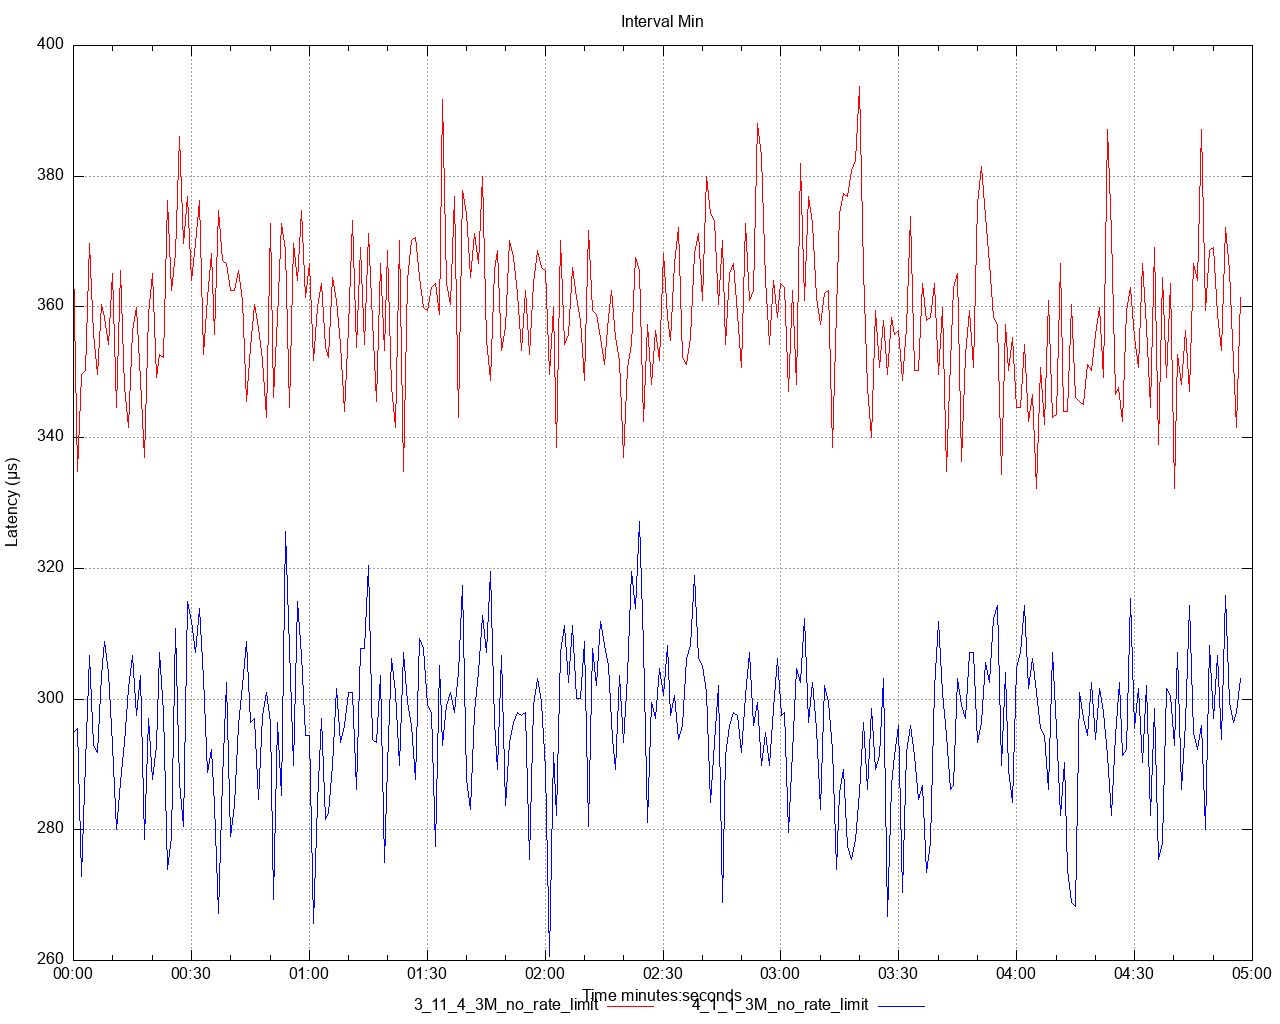

Generate this figure with gnuplot:
set title 'Interval Min' noenhanced
set style data lines
set datafile separator ","
set terminal png size 1280,1024
set grid
set key below
set xdata time
set timefmt "%s"
offset = 0
t0(x)=(offset=($0==0) ? x : offset, x - offset)
set xlabel 'Time minutes:seconds'
set ylabel 'Latency (μs)'
set output '/Users/ahmet.mircik/simulator/tests/report_3M_no_rate_limit/latency/latency_interval_min_set.png'
plot \
   '/Users/ahmet.mircik/simulator/tests/report_3M_no_rate_limit/data/latency_interval_min_set_1.data' using (t0(timecolumn(1))):2 title "3_11_4_3M_no_rate_limit" noenhanced lt rgb "red", \
   '/Users/ahmet.mircik/simulator/tests/report_3M_no_rate_limit/data/latency_interval_min_set_2.data' using (t0(timecolumn(1))):2 title "4_1_1_3M_no_rate_limit" noenhanced lt rgb "blue", \
